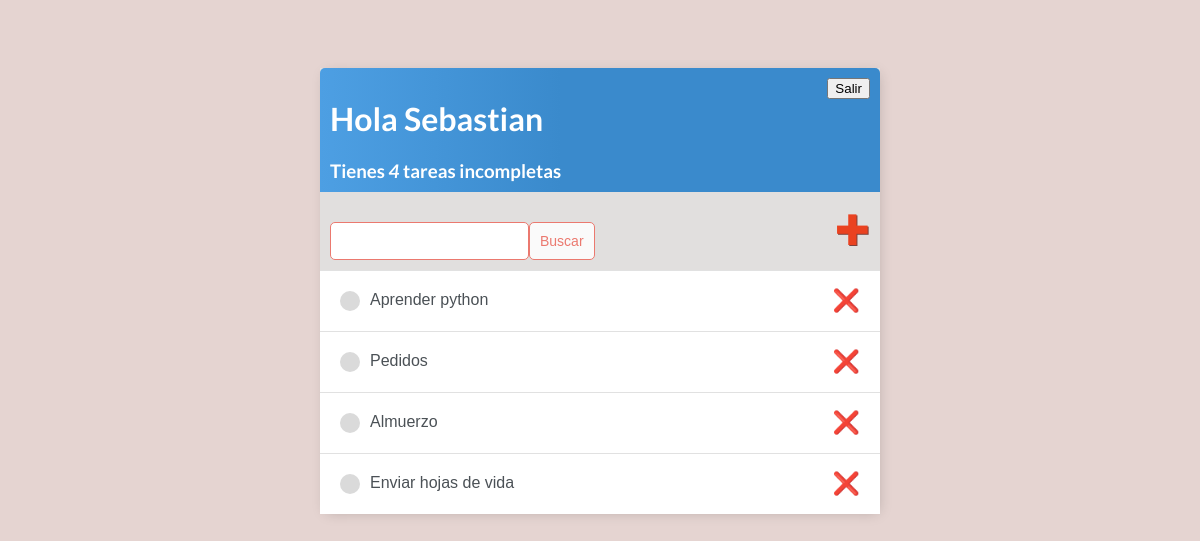
The app's page / (signed in), older data.
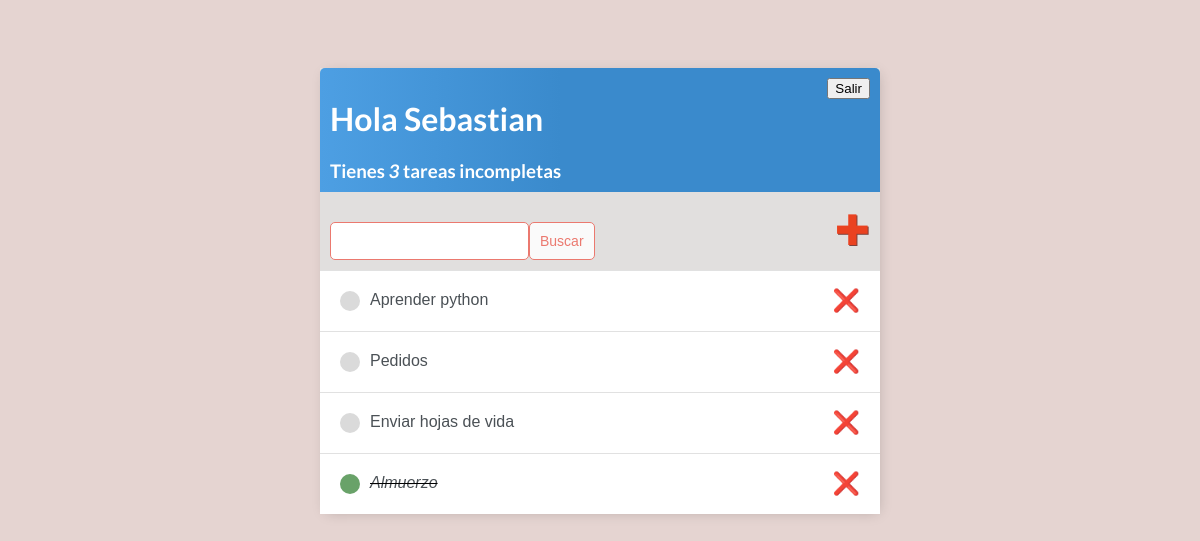
The same page, newer data.
### base/models.py (models this page shows)
class Tarea(models.Model):
    usuario = models.ForeignKey(User,
                                on_delete= models.CASCADE,
                                null=False,
                                blank=False)
    titulo = models.CharField(max_length=200)
    descripcion = models.TextField(null=False,
                                   blank=False)
    completo = models.BooleanField(default=False)
    Fechacreado = models.DateTimeField(auto_now_add=True)
    def __str__(self):
        return self.titulo
    class Meta:
        ordering = ['completo']

### base/views.py (the view)
# urls.py: urlpatterns = [path('', ListaPendientes.as_view(), name = 'tareas'),
class ListaPendientes(LoginRequiredMixin, ListView):
    model = Tarea
    context_object_name = 'tareas'
    def get_context_data(self,**kwargs):
        context = super().get_context_data(**kwargs)
        context['tareas'] = context['tareas'].filter(usuario=self.request.user)
        context['count'] = context['tareas'].filter(completo=False).count()
        valor_buscado = self.request.GET.get('area-buscar') or ''
        if valor_buscado:
            context['tareas'] = context['tareas'].filter(titulo__icontains=valor_buscado)
        context['valor_buscado'] = valor_buscado
        return context

### base/templates/base/tarea_list.html (shortened to what this page needs)
<!DOCTYPE html>
<html lang="en">
{% extends 'base/principal.html' %}
{% block content %}
<div class="barra-superior">
    <div >
        <h1>Hola {{request.user|title}}</h1>
        <h3 style="margin:0">Tienes <i>{{count}}</i> tarea{{count|pluralize}} incompleta{{count|pluralize}}</h3>
    </div>
    {% if request.user.is_authenticated %}
        <form method="post" action="{% url 'logout' %}">
                <button type="submit">Salir</button>
        </form>
    {% else %}
        <a href="{% url 'login' %}">Ingresar</a>
    {% endif %}
</div>
<head>
</head>
<body>
<div id="envoltorio-agregar-buscar">
    <form method="GET" style="margin-top: 20px; display: flex;">
        <input type="text"  name="area-buscar" value="{{valor_buscado}}">
        <input class="button" type="submit" value="Buscar">
    </form>
    <a id="enlace-agregar" href="{% url 'crear-tarea' %}">&#x271A;</a>
</div>
<div class="envoltorio-items-tarea">
    {% for tarea in tareas %}
    <div class="envoltorio-tarea">
        {% if tarea.completo %}
        <div class="titulo-tarea">
            <div class="icono-tarea-completa"></div>
             <i><s><a href="{% url 'editar-tarea' tarea.id %}">{{tarea}}</a></s></i>
        </div>
        <a class="enlace-eliminar" href="{% url 'eliminar-tarea' tarea.id%}">&#x274C;</a>
        {% else %}
        <div class="titulo-tarea">
            <div class="icono-tarea-incompleta"></div>
             <a href="{% url 'editar-tarea' tarea.id %}">{{tarea}}</a>
        </div>
        <a class="enlace-eliminar" href="{% url 'eliminar-tarea' tarea.id%}">&#x274C;</a>
        {% endif %}
    </div>
    {% empty %}
    <h3>No hay elementos en esta lista</h3>
    {% endfor %}
</div>
</body>
</html>
{% endblock content %}

### base/templates/base/principal.html (shortened to what this page needs)
<!DOCTYPE html>
<html lang="en">
<head>
</head>
<body>
    <div class="container">
        {% block content %}
        {% endblock content %}
</body>
</html>

### base/templates/base/principal.html (style rules this page uses)
body { background-color: #E5D4D1; font-family: 'Abel', sans-serif; padding-top: 60px; }
.container { max-width: 560px; margin: auto; background-color: #E1DFDE; -webkit-box-shadow: 2px 2px 13px -4px rgba(0, 0, 0, 0.21); box-shadow: 2px 2px 13px -4px rgba(0, 0, 0, 0.21); }
h1, h2, h3, h4, h5, h6 { font-family: 'Lato', sans-serif; }
a, p { color: #996E66; }
.barra-superior { display: flex; justify-content: space-between; color: #ffffff; padding: 10px; border-radius: 5px 5px 0 0; background: linear-gradient(90deg, #4D9FE3 0%, #3A8ACC 43%, #3A8ACC 100%); }
.envoltorio-tarea { display: flex; align-items: center; justify-content: space-between; padding: 20px; background-color: #ffffff; border-top: 1px solid rgb(225, 225, 225); }
.titulo-tarea { display: flex; }
.titulo-tarea a { text-decoration: none; color: #4B5156; margin-left: 10px; }
.icono-tarea-completa { height: 20px; width: 20px; background-color: rgb(105, 162, 105); border-radius: 50px; }
.icono-tarea-incompleta { height: 20px; width: 20px; background-color: rgb(218, 218, 218); border-radius: 50px; }
.enlace-eliminar { text-decoration: none; font-weight: 900; color: #EA4220; font-size: 22px; line-height: 0; }
#envoltorio-agregar-buscar { display: flex; justify-content: space-between; align-items: center; padding: 10px; }
#enlace-agregar { color: #EA4220; text-decoration: none; font-size: 42px; text-shadow: 1px 1px #81413B; }
input[type=text], input[type=password], textarea { border: 1px solid #EB796F; border-radius: 5px; padding: 10px; width: 90%; }
.button { border: 1px solid #EB796F; background-color: #FAFAFA; color: #EB796F; padding: 10px; font-size: 14px; border-radius: 5px; cursor: pointer; text-decoration: none; }

Row changes from the older to the newer data that the page shows:
shown differently, row unchanged: Tarea "Enviar hojas de vida": moves up the list
changed Tarea "Almuerzo": completo False → True (drawn)
Text that changed along with them:
{{ count }}: "4" → "3"
